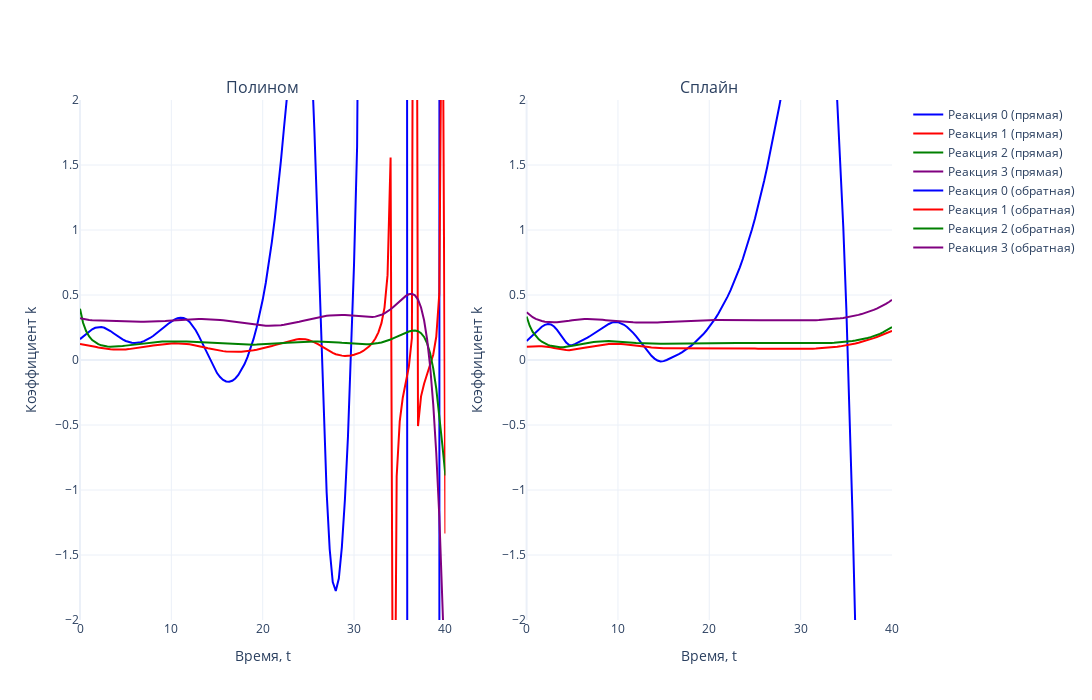

Source (notebook cell):
### Markdown cell above
## Генерация k в ходе обратной задачи

### Code cell
# Задаем цвета (4 цвета для реакций)
colors = ['blue', 'red', 'green', 'purple']

# Создаем два подграфика (2 столбца, 1 строка)
fig = make_subplots(rows=1, cols=2, subplot_titles=['Полином', 'Сплайн'])

# Первый график (прямая задача)
for i in range(N_REACTION):  
    fig.add_trace(go.Scatter(
        x=tsteps, 
        y=k_poly[i, :], 
        mode='lines', 
        name=f'Реакция {i} (прямая)',
        line=dict(color=colors[i % len(colors)])  # Применяем цвета циклично
    ), row=1, col=1)

# Второй график (обратная задача)
for i in range(N_REACTION):  
    fig.add_trace(go.Scatter(
        x=tsteps, 
        y=k_spline_2[i, :], 
        mode='lines', 
        name=f'Реакция {i} (обратная)',
        line=dict(color=colors[i % len(colors)])  # Применяем цвета циклично
    ), row=1, col=2)

# Настройки общего макета
fig.update_layout(
    template='plotly_white',
    width=1400,  # Общая ширина холста
    height=700,  # Высота холста
    showlegend=True
)

# Ограничение оси Y
fig.update_yaxes(range=[-2, 2], title_text='Коэффициент k', row=1, col=1)
fig.update_yaxes(range=[-2, 2], title_text='Коэффициент k', row=1, col=2)

# Подписи оси X
fig.update_xaxes(title_text='Время, t', row=1, col=1)
fig.update_xaxes(title_text='Время, t', row=1, col=2)

# Отображение графика
fig.show()
